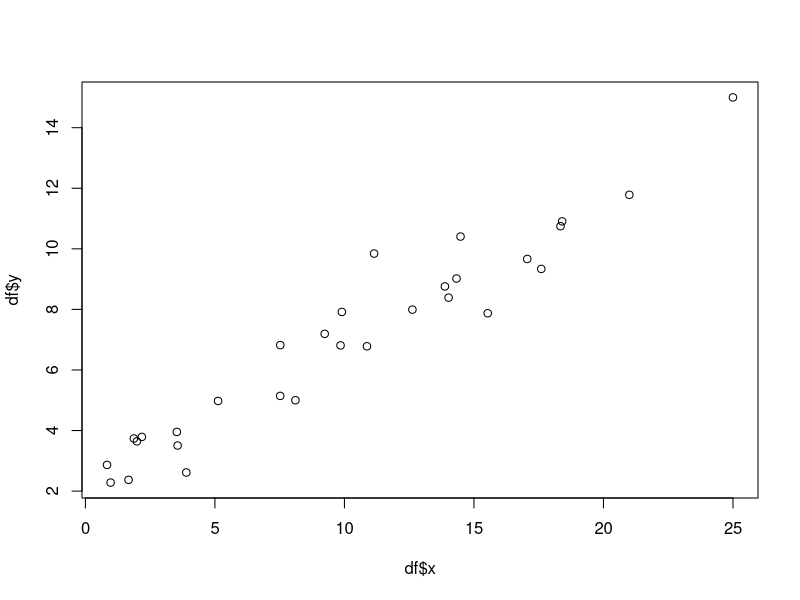
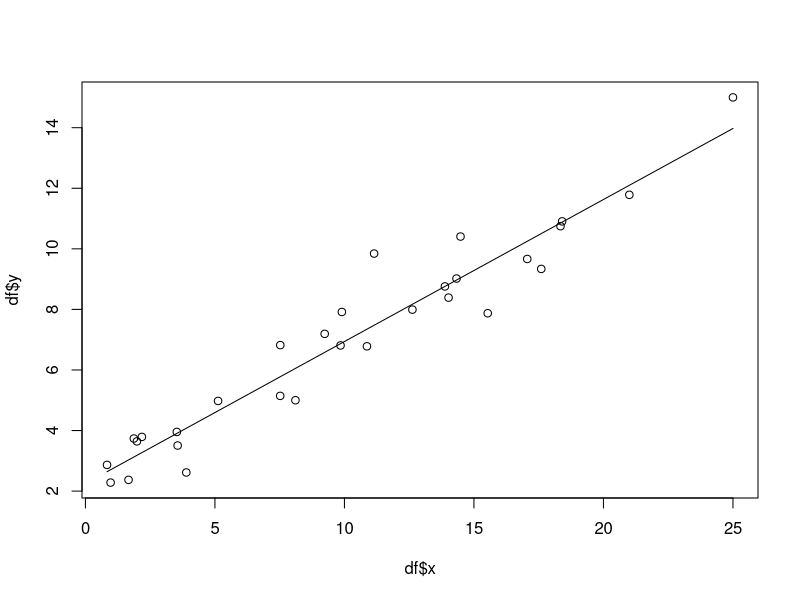

The R source for these figures, in order:
#Importing the dataset
df = read.csv("regrex1.csv")
#looking at data
head(df)

#plainly visualizing data (must keep space in front of x var)
plot(df$ x,df$y)

# Fitting Linear Regression to the Dataset
model = lm(y~x, data = df)

#defining summary stats
summary_stats = summary (model) 
summary_stats
summary_stats$r.squared
coef(model)
coef(model) [1]
coef(model) [2]

#plotting
#attempting adding axis titles

library(ggplot2)
ggtitle="Salary vs Experience"
xlab="Years of experience"
ylab="Salary"

y_predict = predict(model, df)
plot(df$ x,df$y)
lines(df$ x,y_predict)









